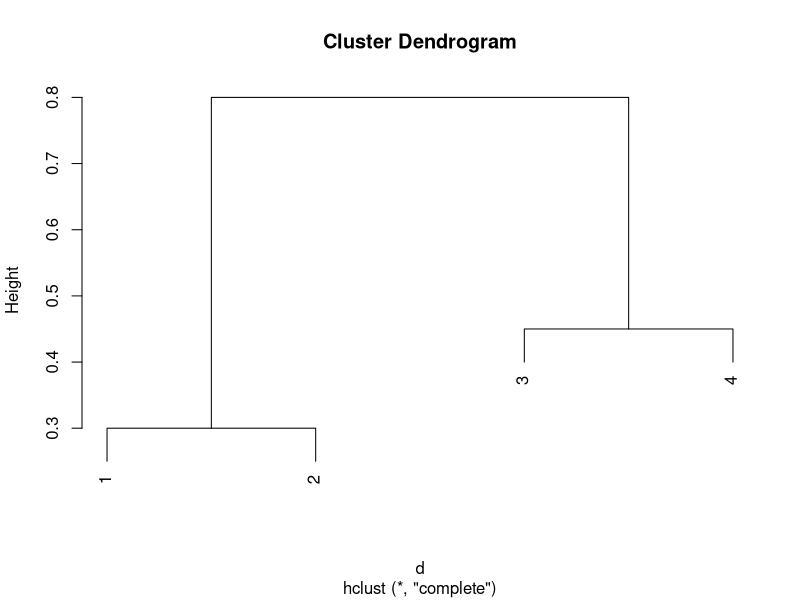
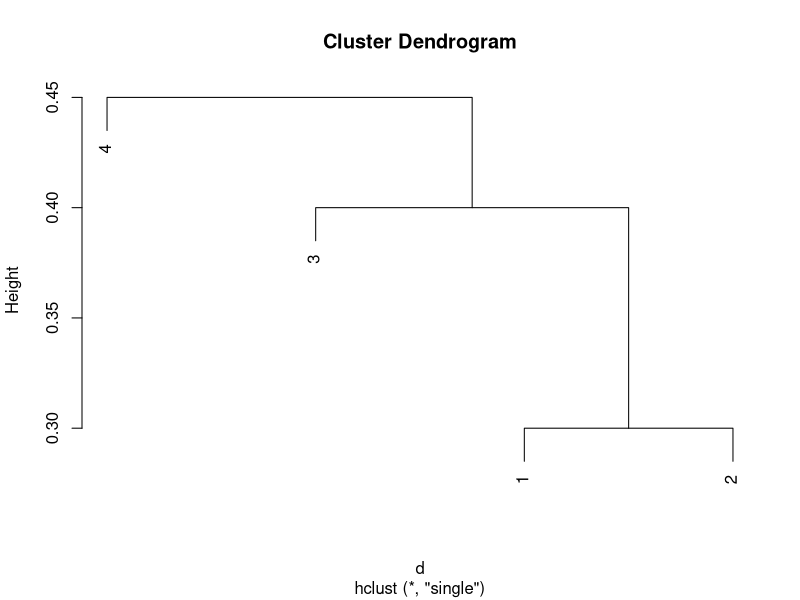

Generate these figures, in order, with R:

# a) complete linkage cluster
d = as.dist(matrix(c(0, 0.3, 0.4, 0.7, 
                   0.3, 0, 0.5, 0.8,
                   0.4, 0.5, 0.0, 0.45,
                   0.7, 0.8, 0.45, 0.0), nrow=4))
plot(hclust(d, method="complete"))

# b) single linkage

plot(hclust(d, method="single"))
